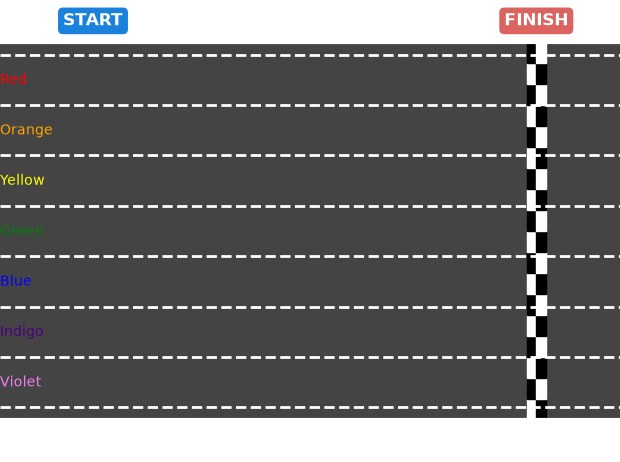

Reproduce this figure in Python.
import matplotlib.pyplot as plt
from matplotlib.patches import Rectangle
import numpy as np

# 1. Create a figure set exactly to 800x600 pixels
fig, ax = plt.subplots(figsize=(8, 6), dpi=100)

# Set the background field to grass green
ax.set_facecolor('#7ec850')

# 2. Draw a racing track (grey asphalt) spanning the width
track_min_y, track_max_y = .5, 5
ax.fill_between([0, 10], track_min_y, track_max_y, color='#444444')

# 3. Draw lane dividers (dashed white lines for 7 distinct lanes)
ax.plot([0, 10], [.65, .65], color='white', linestyle='--', linewidth=2)
ax.plot([0, 10], [1.25, 1.25], color='white', linestyle='--', linewidth=2)
ax.plot([0, 10], [1.85, 1.85], color='white', linestyle='--', linewidth=2)
ax.plot([0, 10], [2.45, 2.45], color='white', linestyle='--', linewidth=2)
ax.plot([0, 10], [3.05, 3.05], color='white', linestyle='--', linewidth=2)
ax.plot([0, 10], [3.65, 3.65], color='white', linestyle='--', linewidth=2)
ax.plot([0, 10], [4.25, 4.25], color='white', linestyle='--', linewidth=2)
ax.plot([0, 10], [4.85, 4.85], color='white', linestyle='--', linewidth=2)

# Add color labels for each lane
ax.text(0, 4.5, 'Red', color='red')
ax.text(0, 3.9, 'Orange', color='orange')
ax.text(0, 3.3, 'Yellow', color='yellow')
ax.text(0, 2.7, 'Green', color='green')
ax.text(0, 2.1, 'Blue', color='blue')
ax.text(0, 1.5, 'Indigo', color='indigo')
ax.text(0, 0.9, 'Violet', color='violet')

# Draw outer solid track boundaries
ax.plot([0, 10], [track_min_y, track_min_y], color='white', linewidth=3)
ax.plot([0, 10], [track_max_y, track_max_y], color='white', linewidth=3)

# 4. Draw the checkered finish line near the right side (x = 8.5)
finish_x = 8.5
check_width = 0.15
check_height = 0.25

y_vals = np.arange(track_min_y, track_max_y, check_height)
for i, y in enumerate(y_vals):
    for col in range(2):
        x_pos = finish_x + col * check_width
        color = 'white' if (i + col) % 2 == 0 else 'black'
        ax.add_patch(Rectangle((x_pos, y), check_width, check_height, color=color, edgecolor='none'))

# 5. Add clear markers for the track limits
ax.text(finish_x + check_width, track_max_y + 0.2, 'FINISH', color='white', 
        weight='bold', fontsize=12, ha='center', 
        bbox=dict(facecolor='#d9534f', alpha=0.9, edgecolor='none', boxstyle='round,pad=0.3'))

ax.text(1.5, track_max_y + 0.2, 'START', color='white', 
        weight='bold', fontsize=12, ha='center', 
        bbox=dict(facecolor='#0275d8', alpha=0.9, edgecolor='none', boxstyle='round,pad=0.3'))

# Clean up axes so it looks like a clean graphical asset
ax.set_xlim(0, 10)
ax.set_ylim(0, 5.5)
ax.axis('off')

# Save directly to your workspace as an 800x600 PNG
plt.savefig('turtle_track.png', bbox_inches='tight', pad_inches=0, dpi=100)
print("Saved 'turtle_track.png' successfully at exactly 800x600 pixels.")
